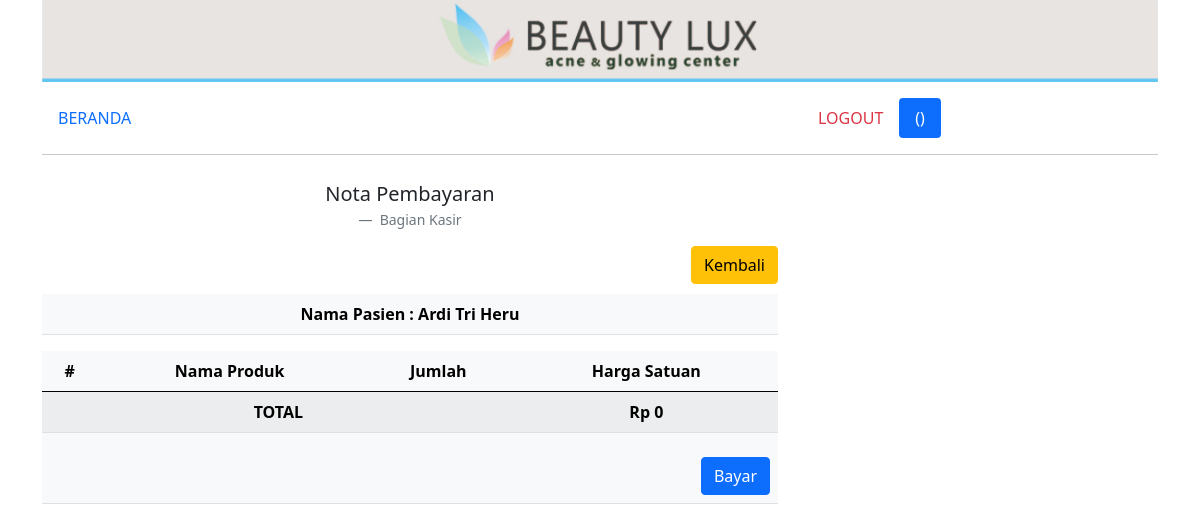
Page /kasir_nota.php?id_treatment=1&nama=Ardi Tri Heru on the earlier database version.
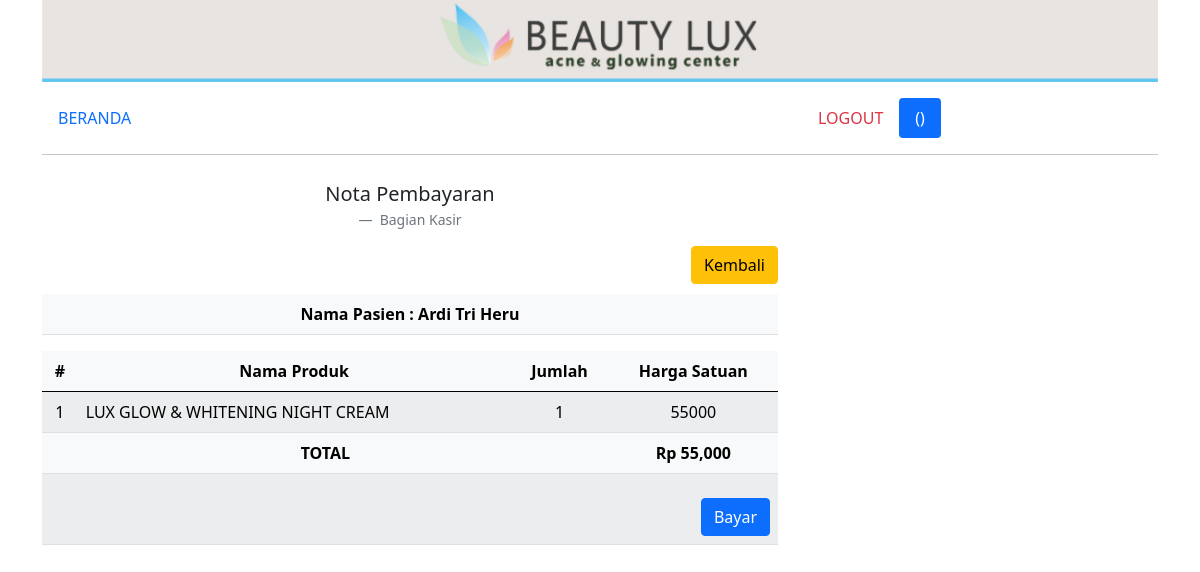
Same page on the later database version.
### tables this page shows
CREATE TABLE `detail_penjualan` (
  `id_detail_penjualan` int(100) NOT NULL AUTO_INCREMENT,
  `id_treatment` int(100) NOT NULL,
  `id_produk` int(100) NOT NULL,
  `harga_satuan` int(5) NOT NULL,
  `jumlah` int(3) NOT NULL,
  `tanggal` timestamp NOT NULL DEFAULT current_timestamp() ON UPDATE current_timestamp(),
  PRIMARY KEY (`id_detail_penjualan`),
  KEY `id_detail_penjualan` (`id_detail_penjualan`),
  KEY `id_produk` (`id_produk`)
);

CREATE TABLE `produk` (
  `id_produk` int(100) NOT NULL AUTO_INCREMENT,
  `id_produk_kategori` int(3) NOT NULL,
  `nama_produk` varchar(50) NOT NULL,
  `harga` int(10) NOT NULL,
  `stok` int(5) NOT NULL,
  PRIMARY KEY (`id_produk`),
  KEY `id_produk` (`id_produk`),
  KEY `id_produk_kategori` (`id_produk_kategori`),
  CONSTRAINT `produk_ibfk_1` FOREIGN KEY (`id_produk_kategori`) REFERENCES `produk_kategori` (`id_produk_kategori`)
);

### kasir_nota.php (the view, shortened to what this page needs)
<?php include('templates/header.php'); ?>
<div class="container mb-5">
    <div class="row">
        <div class="col-md-12">
            <img src="img/header.jpg" class="img-fluid" alt="...">
        </div>
    </div>
    <div class="row mt-3 mb-2">
        <div class="col">
            <?php include('menu.php'); ?>
        </div>
    </div>
    <div class="row">
        <div class="col-md-8">
            <figure class="text-center">
                <blockquote class="blockquote">
                    <p>Nota Pembayaran</p>
                </blockquote>
                <figcaption class="blockquote-footer">
                    Bagian Kasir
                </figcaption>
            </figure>
            <a href="kasir.php" type="submit" class="btn btn-warning float-end">Kembali</a>
            <br><br>
            <table class="table table-hover table-light table-striped">
                <thead>
                    <tr>
                        <td class="text-center"><b>Nama Pasien : <?= $_GET['nama']; ?></b></td>
                    </tr>
                </thead>
            </table>
            <table class="table table-hover table-light table-striped">
                <thead>
                    <tr>
                        <th class="text-center" scope="col">#</th>
                        <th class="text-center" scope="col">Nama Produk</th>
                        <th class="text-center" scope="col">Jumlah</th>
                        <th class="text-center" scope="col">Harga Satuan</th>
                    </tr>
                </thead>
                <tbody>
                    <?php
                    $id_treatment = $_GET['id_treatment'];
                    $no = 1;
                    $grandtotal = 0;
                    include 'templates/koneksi.php';
                    $query = mysqli_query($koneksi, "
                    SELECT *
                    FROM detail_penjualan
                    JOIN produk
                    ON detail_penjualan.id_produk = produk.id_produk
                    WHERE detail_penjualan.id_treatment = '$id_treatment'
                    ");
                    while ($d = mysqli_fetch_array($query)) {
                        $subtotal =  $d['harga_satuan'] * $d['jumlah'];
                        $grandtotal += $subtotal;
                    ?>
                        <tr>
                            <td class="text-center" scope="row"><?= $no++; ?></td>
                            <td class="text-left" scope="row"><?= $d['nama_produk']; ?></td>
                            <td class="text-center" scope="row"><?= $d['jumlah']; ?></td>
                            <td class="text-center" scope="row"><?= $d['harga_satuan']; ?></td>
                        </tr>
                    <?php } ?>
                    <tr>
                        <td class="text-center" scope="row" colspan="3"><b>TOTAL</b></td>
                        <td class="text-center" scope="row">
                            <b><?php echo 'Rp ' . number_format($grandtotal); ?></b>
                        </td>
                    </tr>
                    <tr>
                        <td colspan="4">
                            <form method="post" action="kasir_tambah.php" class="row g-3">
                                <div class="col-12">
                                    <button type="submit" class="btn btn-primary float-end">Bayar</button>
                                </div>
                            </form>
                        </td>
                    </tr>
            </table>
        </div>
    </div>
</div>
<?php include('templates/footer.php'); ?>

Differences in the rows shown:
now on this page (row edited): detail_penjualan: id_produk.nama_produk "LUX GLOW & WHITENING NIGHT CREAM", jumlah "1", harga_satuan "55000"
Other differences:
$grandtotal: "0" → "55,000"
